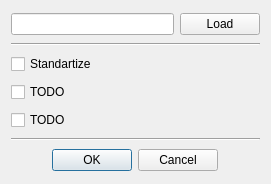
<?xml version="1.0" encoding="UTF-8"?>
<ui version="4.0">
 <class>Dialog</class>
 <widget class="QDialog" name="Dialog">
  <property name="geometry">
   <rect>
    <x>0</x>
    <y>0</y>
    <width>271</width>
    <height>184</height>
   </rect>
  </property>
  <property name="windowTitle">
   <string>Load</string>
  </property>
  <property name="windowIcon">
   <iconset theme="QIcon::ThemeIcon::ListAdd"/>
  </property>
  <layout class="QGridLayout" name="gridLayout">
   <item row="6" column="0" colspan="2" alignment="Qt::AlignmentFlag::AlignHCenter">
    <widget class="QDialogButtonBox" name="buttonBox">
     <property name="standardButtons">
      <set>QDialogButtonBox::StandardButton::Cancel|QDialogButtonBox::StandardButton::Ok</set>
     </property>
    </widget>
   </item>
   <item row="5" column="0" colspan="2">
    <widget class="Line" name="line_2">
     <property name="orientation">
      <enum>Qt::Orientation::Horizontal</enum>
     </property>
    </widget>
   </item>
   <item row="0" column="1">
    <widget class="QPushButton" name="loadButton">
     <property name="text">
      <string>Load</string>
     </property>
    </widget>
   </item>
   <item row="1" column="0" colspan="2">
    <widget class="Line" name="line_1">
     <property name="orientation">
      <enum>Qt::Orientation::Horizontal</enum>
     </property>
    </widget>
   </item>
   <item row="0" column="0">
    <widget class="QLineEdit" name="pathLineEdit"/>
   </item>
   <item row="2" column="0" colspan="2">
    <widget class="QCheckBox" name="standartizeButton">
     <property name="text">
      <string>Standartize</string>
     </property>
    </widget>
   </item>
   <item row="3" column="0" colspan="2">
    <widget class="QCheckBox" name="TODOButton_1">
     <property name="text">
      <string>TODO</string>
     </property>
    </widget>
   </item>
   <item row="4" column="0" colspan="2">
    <widget class="QCheckBox" name="TODOButton_2">
     <property name="text">
      <string>TODO</string>
     </property>
    </widget>
   </item>
  </layout>
 </widget>
 <resources/>
 <connections/>
</ui>
